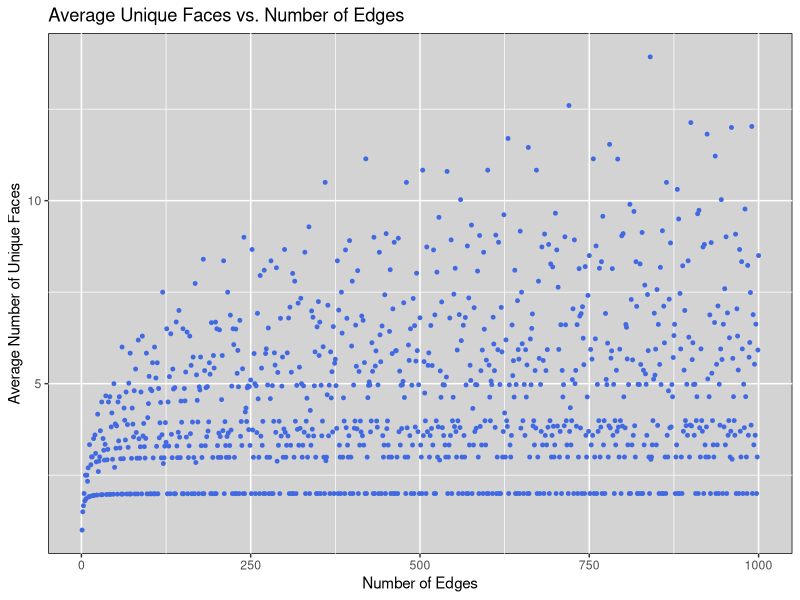
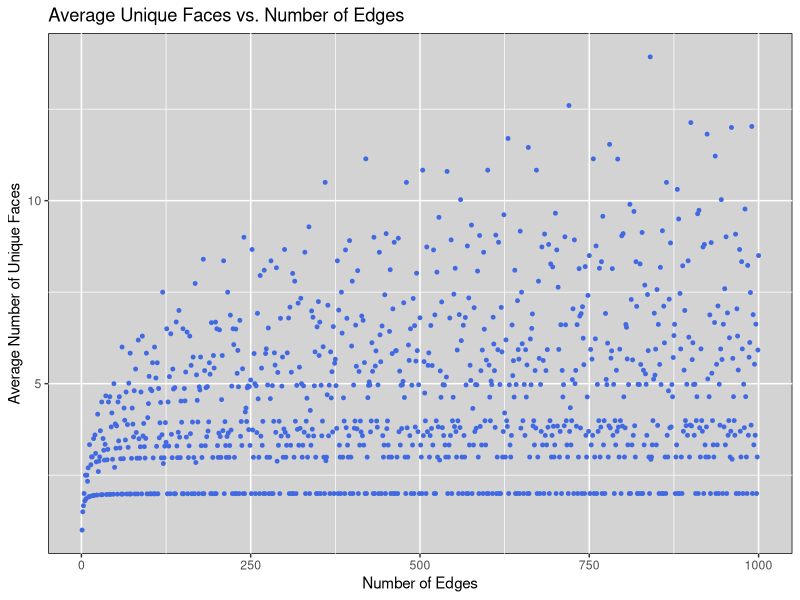

Source code (R) for these figures, in order:
library(ggplot2)

# The Euclidean Algorithm in recursive form
gcd <- function(x, y) {
  r <- x%%y;
  return(ifelse(r, gcd(y, r), y))
}

# Returns a the average number of unique edges
get_averages <- function(inputs) {
  return(mean(gcd(1:inputs,inputs)))
}

# Main part of the program
inputs <- 1:1000
results <- sapply(inputs,get_averages)

df <- data.frame(inputs,results)
colnames(df) <- c("N", "Average")

# Find the maximum of the averages
max_avg <- max(df$Average)
print(max_avg)
print(df[df$Average == max_avg,])
# Prints the number of edges for the top 10 averages
print(df[order(-df$Average),][1:10,])

# Plots the data
ggplot(df, mapping = aes(x=N, y=Average)) +
  theme(panel.background = element_rect(fill="lightgray", color="black")) +
  geom_point(color="royalblue", size=1) +
  ggtitle("Average Unique Faces vs. Number of Edges") +
  xlab("Number of Edges") +
  ylab("Average Number of Unique Faces")
ggsave("Fiddler-2023-07-07.png", plot=last_plot(), device="png", width=2350,
       height=1000, units="px")
